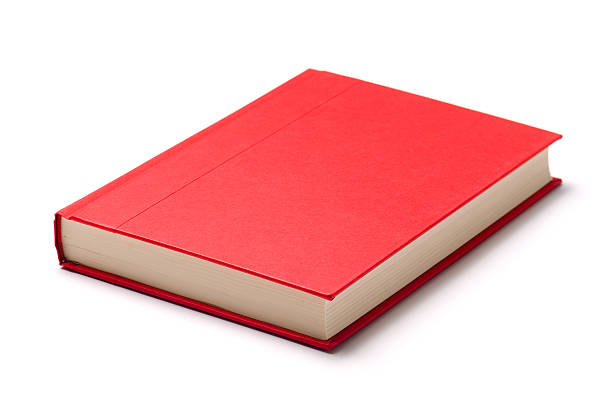
#> input picture more_input_images/image_2.jpg, 612 x 406 px
$ python convert_bmp.py image_2.jpg out.png
#> lines starting #> are read from the running program, lines starting #| are printed output that depends on the picture
from PIL import Image
import os
import sys


def convert_to_96x96_grayscale_bmp(input_path, output_path=None):
    # Open image
#> called with input_path = 'image_2.jpg', output_path = 'out.png'
    img = Image.open(input_path)
#> img is the input picture: PIL image 612x406 RGB; mean R, G, B 243.9, 195, 195.3

    # Convert to grayscale
    img = img.convert("L")
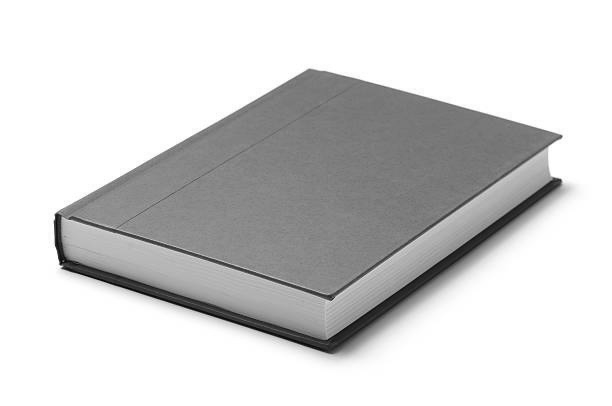
#> img: PIL image 612x406 L; min 1, max 255, mean 209.7

    # Resize to 96x96
    img = img.resize((96, 96), Image.Resampling.LANCZOS)
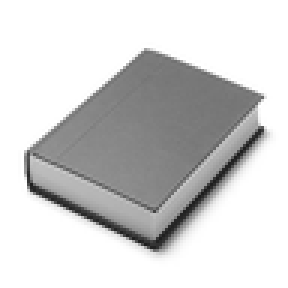
#> img: PIL image 96x96 L (shown 3 times larger); min 29, max 255, mean 209.6

    # If no output path is given, create one automatically
    if output_path is None:
        base_name = os.path.splitext(input_path)[0]
        output_path = base_name + "_96x96_gray.bmp"

    # Save as BMP
    img.save(output_path, format="BMP")

    print(f"Saved: {output_path}")


if __name__ == "__main__":
    if len(sys.argv) < 2:
        print("Usage:")
        print("  python convert_image.py input_image.jpg")
        print("  python convert_image.py input_image.png output_image.bmp")
        sys.exit(1)

    input_file = sys.argv[1]

    if len(sys.argv) >= 3:
        output_file = sys.argv[2]
    else:
        output_file = None

    convert_to_96x96_grayscale_bmp(input_file, output_file)
